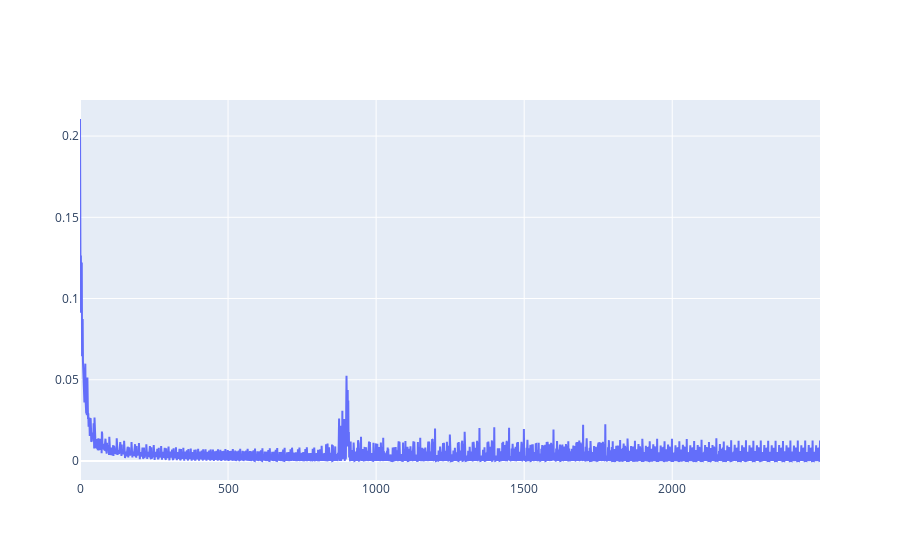

The notebook cell saved with this chart:
### Markdown cell above
### Router Trial

### Code cell
# Recall, we want the space between -1 and 1 to be covered by our sinusoidal expert and the rest, linear
x_trial = np.linspace(-5,5,2000, dtype=np.float32)
y_trial = np.array([[1, 0] if (i>=-1 and i<=1) else [0,1] for i in x], dtype=np.float32)

rtr_agent = Agent_Expert(Router)
rtr_agent.fit(x_trial[np.newaxis].T, y_trial)

### Figure 1 — Plotly figure (JSON) as saved in the notebook; plotly's stock layout.template omitted (floating-point values rounded to 4 significant figures; data arrays with more than 128 entries replaced by an {"elided": "..."} marker saying what was removed)
{"data": [{"mode": "lines", "name": "Loss", "type": "scatter", "y": {"elided": "2500 float values"}}], "layout": {}}
